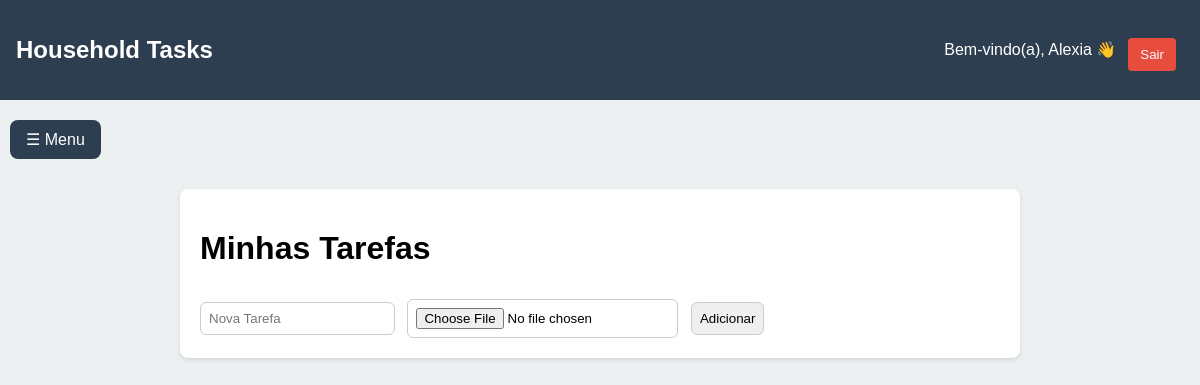
The page / (signed in) on the database as committed earlier.
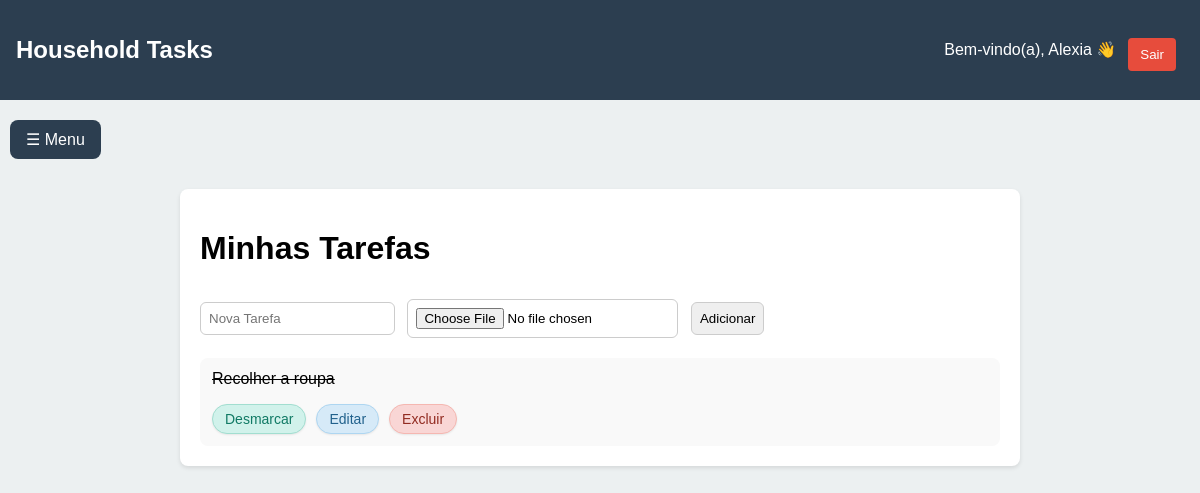
The same page on the database as committed later.
### models.py (models this page shows)
class Tarefa(db.Model):
    id = db.Column(db.Integer, primary_key=True)
    descricao = db.Column(db.String(200), nullable=False)
    concluida = db.Column(db.Boolean, default=False)
    data_criacao = db.Column(db.DateTime, default=datetime.utcnow)
    imagem = db.Column(db.String(200), nullable=True)
    grupo_id = db.Column(db.Integer, db.ForeignKey('grupo.id'))
    usuario_id = db.Column(db.Integer, db.ForeignKey('usuario.id'), nullable=True)
    pontos = db.Column(db.Integer, default=10)
    ativa = db.Column(db.Boolean, default=True)

### app.py (the view, shortened to what this page needs)
@app.route('/', methods=["GET", "POST"])
@login_required
def index():
    grupo_id = current_user.grupo_id
    semana = obter_limites_semana()
    tarefas = Tarefa.query.filter_by(grupo_id=grupo_id, ativa=True).order_by(Tarefa.data_criacao).all()
    grupo = Grupo.query.get_or_404(grupo_id)
    membros = Usuario.query.filter_by(grupo_id=grupo_id).all()
    ranking = db.session.query(
        Usuario.nome,
        func.count(Tarefa.id).label('tarefas_concluidas')
    ).join(Tarefa, Tarefa.usuario_id == Usuario.id) \
    .filter(
        Usuario.grupo_id == grupo_id,
        Tarefa.concluida == True
    ).group_by(Usuario.id, Usuario.nome) \
    .order_by(func.count(Tarefa.id).desc()) \
    .all()
    return render_template("index.html", tarefas=tarefas, grupo=grupo, membros=membros, grupo_id=grupo_id)

### app.py (called while the page is built)
@login_manager.user_loader
def load_user(user_id):
    return Usuario.query.get(int(user_id))

def obter_limites_semana():
    hoje = datetime.utcnow()
    dias_desde_domingo = (hoje.weekday() + 1) % 7  # transforma segunda=1 ... domingo=0
    inicio_semana = hoje - timedelta(days=dias_desde_domingo)
    inicio_semana = inicio_semana.replace(hour=0, minute=0, second=0, microsecond=0)
    fim_semana = inicio_semana + timedelta(days=6, hours=23, minutes=59, seconds=59)
    return inicio_semana, fim_semana

### templates/index.html (shortened to what this page needs)
<!DOCTYPE html>
<html lang="pt-BR">
<head>
    <link rel="stylesheet" href="{{ url_for('static', filename='css/style.css') }}">
</head>
<body>
    <header>
        <h2>Household Tasks</h2>
        <div class="navbar-actions">
            {% if current_user.is_authenticated %}
                <div class="navbar-user">
                    <span class="user-welcome">Bem-vindo(a), {{ current_user.nome }} 👋</span>
                    <form action="{{ url_for('logout') }}" method="GET">
                        <button class="logout-btn" type="submit">Sair</button>
                    </form>
                </div>
            {% endif %}
        </div>
    </header>
    <div class="menu-opcoes">
        <button class="menu-btn">☰ Menu</button>
    </div>
    <div class="container">
        <h1>Minhas Tarefas</h1>
        <form method="POST" enctype="multipart/form-data">
            <input type="text" name="descricao" placeholder="Nova Tarefa" required>
            <input type="file" name="imagem" accept="image/*">
            <button type="submit">Adicionar</button>
        </form>
        {% for tarefa in tarefas %}
            <div class="tarefa">
                <div class="tarefa-descricao {% if tarefa.concluida %}tarefa-concluida{% endif %}">
                    {% if tarefa.concluida %}
                        <s>{{ tarefa.descricao }}</s>
                    {% else %}
                        {{ tarefa.descricao }}
                    {% endif %}
                </div>
                <div class="tarefa-links">
                    <a href="/concluir/{{ tarefa.id }}">
                        {% if tarefa.concluida %}Desmarcar{% else %}Concluir{% endif %}
                    </a>
                    <a href="/editar/{{ tarefa.id }}">Editar</a>
                    <a href="/deletar/{{ tarefa.id }}">Excluir</a>
                </div>
            </div>
        {% endfor %}
    </div>
</body>
</html>

Rows that differ between the two databases and show on the page:
now on this page (row edited): Tarefa: descricao "Recolher a roupa", concluida "Desmarcar"
